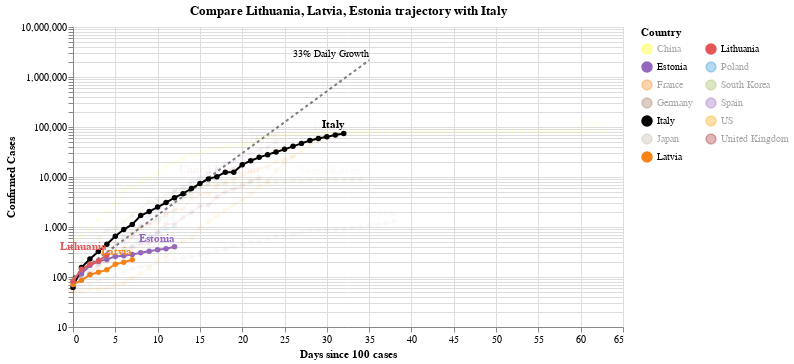

This figure's notebook cell:
### Code cell
#hide_input
chart3 = make_since_chart(['Lithuania', 'Latvia', 'Estonia'])
chart3

### Figure 1 — Vega-Lite specification as saved in the notebook (floating-point values rounded to 4 significant figures; data arrays with more than 128 entries replaced by an {"elided": "..."} marker saying what was removed)
{"config": {"view": {"continuousWidth": 400, "continuousHeight": 300}}, "layer": [{"mark": {"type": "line", "color": "black", "opacity": 0.5, "strokeDash": [3, 3]}, "encoding": {"x": {"type": "quantitative", "field": "Days since 100 cases"}, "y": {"type": "quantitative", "field": "Confirmed Cases"}}}, {"mark": {"type": "text", "align": "right", "dy": -6, "fontSize": 10, "text": "33% Daily Growth"}, "encoding": {"x": {"type": "quantitative", "field": "Days since 100 cases"}, "y": {"type": "quantitative", "field": "Confirmed Cases"}}, "transform": [{"filter": "(datum['Days since 100 cases'] >= 35)"}]}, {"data": {"name": "data-6abf75a8234813f234e6c8dc07815420"}, "mark": {"type": "line", "point": true}, "encoding": {"color": {"type": "nominal", "field": "Country", "legend": {"columns": 2}, "scale": {"domain": ["China", "Estonia", "France", "Germany", "Italy", "Japan", "Latvia", "Lithuania", "Poland", "South Korea", "Spain", "US", "United Kingdom"], "range": ["yellow", "#9467bd", "#F58518", "#9D755D", "black", "#C1B7AD", "#F58518", "#E45756", "#2495D3", "#A1BA59", "#9467bd", "orange", "brown"]}}, "opacity": {"condition": {"value": 1, "selection": "selector002"}, "value": 0.05}, "tooltip": [{"type": "nominal", "field": "Country"}, {"type": "temporal", "field": "Date"}, {"type": "quantitative", "field": "Confirmed Cases"}, {"type": "quantitative", "field": "Days since 100 cases"}], "x": {"type": "quantitative", "field": "Days since 100 cases"}, "y": {"type": "quantitative", "field": "Confirmed Cases", "scale": {"type": "log"}}}, "selection": {"selector002": {"type": "multi", "fields": ["Country"], "bind": "legend", "init": [{"Country": "Lithuania"}, {"Country": "Latvia"}, {"Country": "Estonia"}, {"Country": "Italy"}]}}, "width": 550}, {"data": {"name": "data-6abf75a8234813f234e6c8dc07815420"}, "mark": {"type": "text", "align": "right", "dy": -8, "fontWeight": "bold"}, "encoding": {"color": {"type": "nominal", "field": "Country", "legend": {"columns": 2}, "scale": {"domain": ["China", "Estonia", "France", "Germany", "Italy", "Japan", "Latvia", "Lithuania", "Poland", "South Korea", "Spain", "US", "United Kingdom"], "range": ["yellow", "#9467bd", "#F58518", "#9D755D", "black", "#C1B7AD", "#F58518", "#E45756", "#2495D3", "#A1BA59", "#9467bd", "orange", "brown"]}}, "opacity": {"condition": {"value": 1, "selection": "selector002"}, "value": 0.05}, "text": {"type": "nominal", "field": "Country"}, "tooltip": [{"type": "nominal", "field": "Country"}, {"type": "temporal", "field": "Date"}, {"type": "quantitative", "field": "Confirmed Cases"}, {"type": "quantitative", "field": "Days since 100 cases"}], "x": {"type": "quantitative", "field": "Days since 100 cases"}, "y": {"type": "quantitative", "field": "Confirmed Cases", "scale": {"type": "log"}}}, "transform": [{"filter": "(datum['Date'] >= 1585094400000)"}], "width": 550}], "data": {"name": "data-c1a3bbf4dd040f2e7e8e7a69520e3c2a"}, "title": "Compare Lithuania, Latvia, Estonia trajectory with Italy", "$schema": "https://vega.github.io/schema/vega-lite/v4.0.2.json", "datasets": {"data-c1a3bbf4dd040f2e7e8e7a69520e3c2a": [{"Days since 100 cases": 0, "Confirmed Cases": 100.0}, {"Days since 100 cases": 1, "Confirmed Cases": 133.0}, {"Days since 100 cases": 2, "Confirmed Cases": 176.9}, {"Days since 100 cases": 3, "Confirmed Cases": 235.3}, {"Days since 100 cases": 4, "Confirmed Cases": 312.9}, {"Days since 100 cases": 5, "Confirmed Cases": 416.2}, {"Days since 100 cases": 6, "Confirmed Cases": 553.5}, {"Days since 100 cases": 7, "Confirmed Cases": 736.1}, {"Days since 100 cases": 8, "Confirmed Cases": 979.1}, {"Days since 100 cases": 9, "Confirmed Cases": 1302.0}, {"Days since 100 cases": 10, "Confirmed Cases": 1732.0}, {"Days since 100 cases": 11, "Confirmed Cases": 2303.0}, {"Days since 100 cases": 12, "Confirmed Cases": 3064.0}, {"Days since 100 cases": 13, "Confirmed Cases": 4074.0}, {"Days since 100 cases": 14, "Confirmed Cases": 5419.0}, {"Days since 100 cases": 15, "Confirmed Cases": 7207.0}, {"Days since 100 cases": 16, "Confirmed Cases": 9586.0}, {"Days since 100 cases": 17, "Confirmed Cases": 12750.0}, {"Days since 100 cases": 18, "Confirmed Cases": 16960.0}, {"Days since 100 cases": 19, "Confirmed Cases": 22550.0}, {"Days since 100 cases": 20, "Confirmed Cases": 29990.0}, {"Days since 100 cases": 21, "Confirmed Cases": 39890.0}, {"Days since 100 cases": 22, "Confirmed Cases": 53060.0}, {"Days since 100 cases": 23, "Confirmed Cases": 70560.0}, {"Days since 100 cases": 24, "Confirmed Cases": 93850.0}, {"Days since 100 cases": 25, "Confirmed Cases": 124800.0}, {"Days since 100 cases": 26, "Confirmed Cases": 166000.0}, {"Days since 100 cases": 27, "Confirmed Cases": 220800.0}, {"Days since 100 cases": 28, "Confirmed Cases": 293700.0}, {"Days since 100 cases": 29, "Confirmed Cases": 390600.0}, {"Days since 100 cases": 30, "Confirmed Cases": 519500.0}, {"Days since 100 cases": 31, "Confirmed Cases": 690900.0}, {"Days since 100 cases": 32, "Confirmed Cases": 918900.0}, {"Days since 100 cases": 33, "Confirmed Cases": 1222000.0}, {"Days since 100 cases": 34, "Confirmed Cases": 1625000.0}, {"Days since 100 cases": 35, "Confirmed Cases": 2162000.0}], "data-6abf75a8234813f234e6c8dc07815420": {"elided": "342 records"}}}
